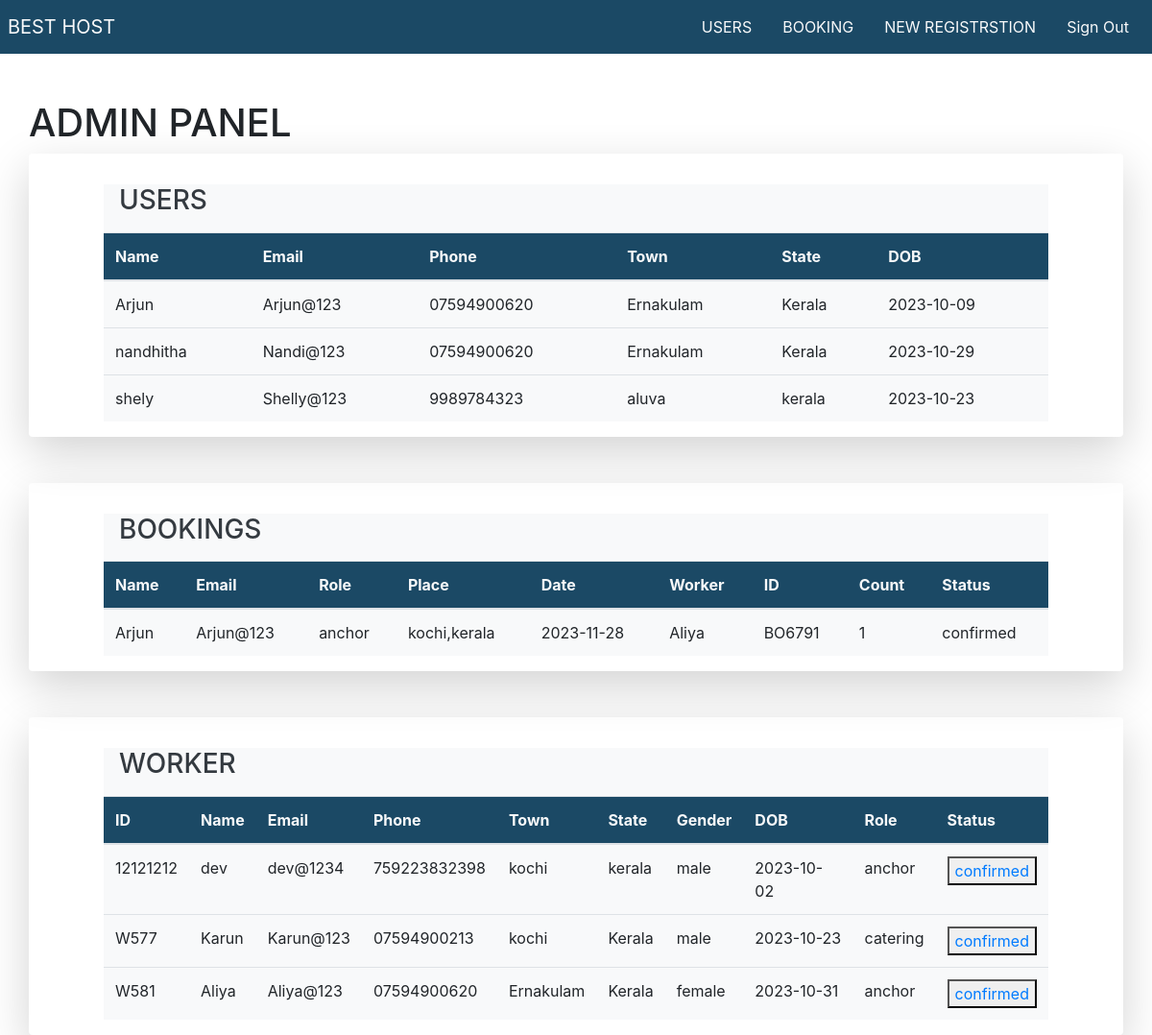
/admin/admin.php, run on the app's committed database.
### tables this page shows
CREATE TABLE `user` (
  `name` varchar(255) NOT NULL,
  `email` varchar(255) NOT NULL,
  `password` varchar(255) NOT NULL,
  `phone` varchar(255) NOT NULL,
  `town` varchar(255) NOT NULL,
  `state` varchar(255) NOT NULL,
  `dob` date NOT NULL
);

CREATE TABLE `book` (
  `name` varchar(255) NOT NULL,
  `email` varchar(255) NOT NULL,
  `role` varchar(255) NOT NULL,
  `date` date NOT NULL,
  `place` varchar(255) NOT NULL,
  `count` varchar(100) NOT NULL,
  `status` varchar(255) NOT NULL,
  `id` varchar(255) NOT NULL,
  `worker` varchar(100) NOT NULL
);

CREATE TABLE `worker` (
  `id` varchar(255) NOT NULL,
  `name` varchar(255) NOT NULL,
  `email` varchar(255) NOT NULL,
  `password` varchar(255) NOT NULL,
  `phone` varchar(255) NOT NULL,
  `town` varchar(255) NOT NULL,
  `state` varchar(255) NOT NULL,
  `gender` varchar(20) NOT NULL,
  `dob` date NOT NULL,
  `role` varchar(255) NOT NULL,
  `booking` varchar(100) NOT NULL,
  `status` varchar(100) NOT NULL
);

### admin/admin.php (the view, shortened to what this page needs)
<!DOCTYPE html>
<html lang="en">
<?php
include '../connect.php';
?>
<head>
    <link rel="stylesheet" href="https://maxcdn.bootstrapcdn.com/bootstrap/4.5.2/css/bootstrap.min.css">
</head>
<body>
    <nav class="nav d-flex flex-row justify-content-between text-light p-2" style="background-color:#1b4965">
        <a class="navbar-brand text-light" href="#">BEST HOST</a>
        <div class="nav-menu d-flex flex-row ">
            <a class="nav-link text-light" href="#user">USERS</a>
            <a class="nav-link text-light" href="#book">BOOKING</a>
            <a class="nav-link text-light" href="#reg">NEW REGISTRSTION</a>
            <a class="nav-link text-light" href="../logout.php">Sign Out</a>
        </div>
    </nav>
    <div class="container mt-5">
        <div class="row d-flex flex-cloumn">
            <div class="h1">ADMIN PANEL</div>
        </div>
        <div class="row">
                <div class="container border-dark shadow-lg flex-column rounded w-100" id="users">
                    <div class="row mt-3 mx-5">
                        <div class="col">
                            <div class="section bg-light " id="newreg">
                                <div class="h3 text-dark my-3 ml-3"> USERS</div>
                                <table class="table">
                                    <thead class="table text-light" style="background-color:#1b4965" >
                                        <th>Name</th>
                                        <th>Email</th>
                                        <th>Phone</th>
                                        <th>Town</th>
                                        <th>State</th>
                                        <th>DOB</th>
                                    </thead>
                                    <tbody>
                                        <?php
                                        $sql = "SELECT * FROM `user`";
                                        $result = mysqli_query($con, $sql);
                                        if ($result) {
                                            while ($row = mysqli_fetch_assoc($result)) {
                                                echo "<tr>
                                                <td>$row[name]</td>
                                                <td>$row[email]</td>
                                                <td>$row[phone]</td>
                                                <td>$row[town]</td>
                                                <td>$row[state]</td>
                                                <td>$row[dob]</td>
                                                </tr>";
                                            }
                                        } else {
                                            echo "NO EMPLOYEE'S";
                                        }
                                        ?>
                                    </tbody>
                                </table>
                            </div>
                        </div>
                    </div>
                </div>
            <div class="container border-dark shadow-lg flex-column rounded mt-5" id="book">
                <div class="row mt-3 mx-5">
                    <div class="col">
                        <div class="section bg-light ">
                            <div class="h3 text-dark my-3 ml-3"> BOOKINGS</div>
                            <table class="table">
                            <thead class="table text-light" style="background-color:#1b4965" >
                                    <th>Name</th>
                                    <th>Email</th>
                                    <th>Role</th>
                                    <th>Place</th>
                                    <th>Date</th>
                                    <th>Worker</th>
                                    <th>ID</th>
                                    <th>Count</th>
                                    <th>Status</th>
                                </thead>
                                <tbody>
                                    <?php
                                    $sql = "SELECT * FROM `book`";
                                    $result = mysqli_query($con, $sql);
                                    if ($result) {
                                        while ($row = mysqli_fetch_assoc($result)) {
                                            echo "<tr>
                    <td>$row[name]</td>
                    <td>$row[email]</td>
                    <td>$row[role]</td>
                    <td>$row[place]</td>
                    <td>$row[date]</td>
                    <td>$row[worker]</td>
                    <td>$row[id]</td>
                    <td>$row[count]</td>
                    <td>$row[status]</td>
                 </tr>";
                                        }
                                    } else {
                                        echo "NO EMPLOYEE'S";
                                    }
                                    ?>
                                </tbody>
                            </table>
                        </div>
                    </div>
                </div>
            </div>
            <div class="container border-dark shadow-lg flex-column rounded mt-5 " id="reg">
                <div class="row mt-3 mx-5">
                    <div class="col">
                        <div class="section bg-light ">
                            <div class="h3 text-dark my-3 ml-3"> WORKER</div>
                            <table class="table">
                            <thead class="table text-light" style="background-color:#1b4965" >
                                    <th>ID</th>
                                    <th>Name</th>
                                    <th>Email</th>
                                    <th>Phone</th>
                                    <th>Town</th>
                                    <th>State</th>
                                    <th>Gender</th>
                                    <th>DOB</th>
                                    <th>Role</th>
                                    <th>Status</th>
                                </thead>
                                <tbody>
                                    <?php
                                    $sql = "SELECT * FROM `worker`";
                                    $result = mysqli_query($con, $sql);
                                    if ($result) {
                                        while ($row = mysqli_fetch_assoc($result)) {
                                            echo "<tr>
                    <td>$row[id]</td>
                    <td>$row[name]</td>
                    <td>$row[email]</td>
                    <td>$row[phone]</td>
                    <td>$row[town]</td>
                    <td>$row[state]</td>
                    <td>$row[gender]</td>
                    <td>$row[dob]</td>
                    <td>$row[role]</td>
                    <td><button><a href='../confirm.php?confirm=admin&role=$row[email]&status=$row[status]&code=admin' >$row[status]</a></button></td>
                    </tr>";
                                        }
                                    } else {
                                        echo "NO EMPLOYEE'S";
                                    }
                                    ?>
                                </tbody>
                            </table>
                        </div>
                    </div>
                </div>
            </div>
        </div>
    </div>
</body>
</html>

### data on the page
user: name "Arjun", email "Arjun@123", phone "07594900620", town "Ernakulam", state "Kerala", dob "2023-10-09"
user: name "nandhitha", email "Nandi@123", phone "07594900620", town "Ernakulam", state "Kerala", dob "2023-10-29"
user: name "shely", email "Shelly@123", phone "9989784323", town "aluva", state "kerala", dob "2023-10-23"
book: name "Arjun", email "Arjun@123", role "anchor", place "kochi,kerala", date "2023-11-28", worker "Aliya", id "BO6791", count "1", status "confirmed"
worker: id "12121212", name "dev", email "dev@1234", phone "759223832398", town "kochi", state "kerala", gender "male", dob "2023-10-02", role "anchor", status "confirmed"
worker: id "W577", name "Karun", email "Karun@123", phone "07594900213", town "kochi", state "Kerala", gender "male", dob "2023-10-23", role "catering", status "confirmed"
worker: id "W581", name "Aliya", email "Aliya@123", phone "07594900620", town "Ernakulam", state "Kerala", gender "female", dob "2023-10-31", role "anchor", status "confirmed"
